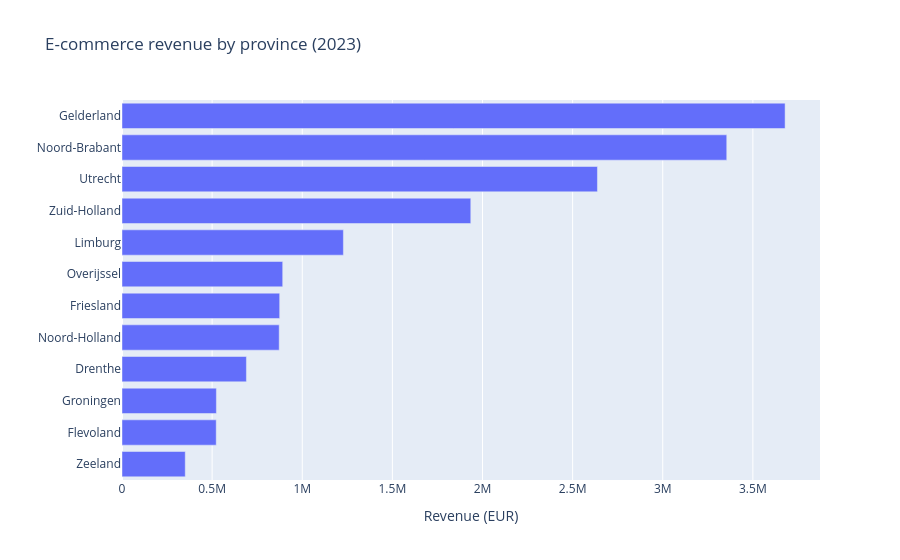

Notebook code for this chart:
### Markdown cell above
### 4.4 Vraag — regio's
**Wat en waarom:** we tellen de webshopomzet per provincie. Dit laat zien waar de klantbasis zit, en waar groei (of eigen bezorging / extra B2B) het meest logisch is.

### Code cell
prov = ecom.groupby("Ship to (province)")["Value"].sum().sort_values(ascending=False).to_frame("revenue_eur")
prov["share_%"] = prov["revenue_eur"] / prov["revenue_eur"].sum() * 100
display(prov)

fig = px.bar(prov.reset_index().sort_values("revenue_eur"), x="revenue_eur", y="Ship to (province)",
             orientation="h", title="E-commerce revenue by province (2023)",
             labels={"revenue_eur": "Revenue (EUR)", "Ship to (province)": ""})
fig.show()

### Figure 1 — Plotly figure (JSON) as saved in the notebook; plotly's stock layout.template omitted (floating-point values rounded to 4 significant figures)
{"data": [{"hovertemplate": "Revenue (EUR)=%{x}<br>=%{y}<extra></extra>", "legendgroup": "", "marker": {"color": "#636efa", "pattern": {"shape": ""}}, "name": "", "orientation": "h", "showlegend": false, "textposition": "auto", "type": "bar", "x": [350900.0, 522700.0, 523700.0, 690300.0, 872200.0, 874800.0, 891500.0, 1228000.0, 1935000.0, 2638000.0, 3355000.0, 3679000.0], "xaxis": "x", "y": ["Zeeland", "Flevoland", "Groningen", "Drenthe", "Noord-Holland", "Friesland", "Overijssel", "Limburg", "Zuid-Holland", "Utrecht", "Noord-Brabant", "Gelderland"], "yaxis": "y"}], "layout": {"barmode": "relative", "legend": {"tracegroupgap": 0}, "title": {"text": "E-commerce revenue by province (2023)"}, "xaxis": {"anchor": "y", "domain": [0, 1], "title": {"text": "Revenue (EUR)"}}, "yaxis": {"anchor": "x", "domain": [0, 1], "title": {"text": ""}}}}
